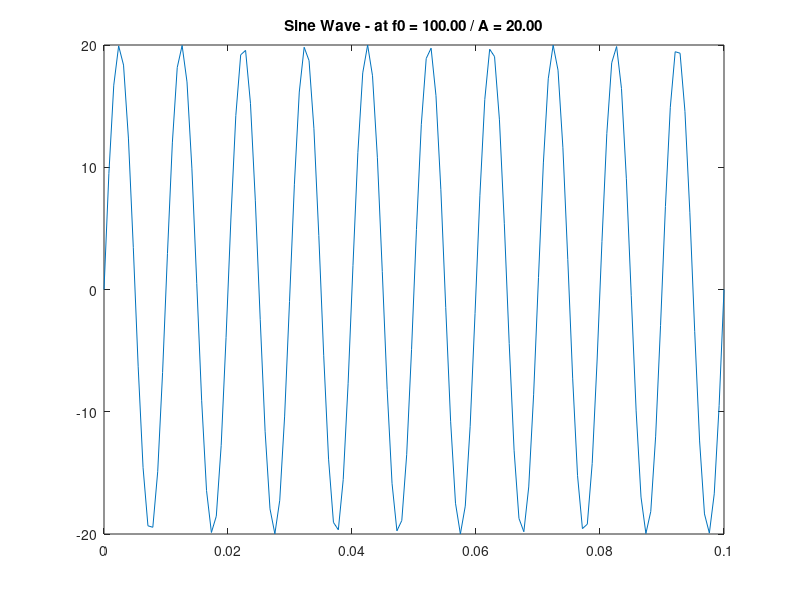
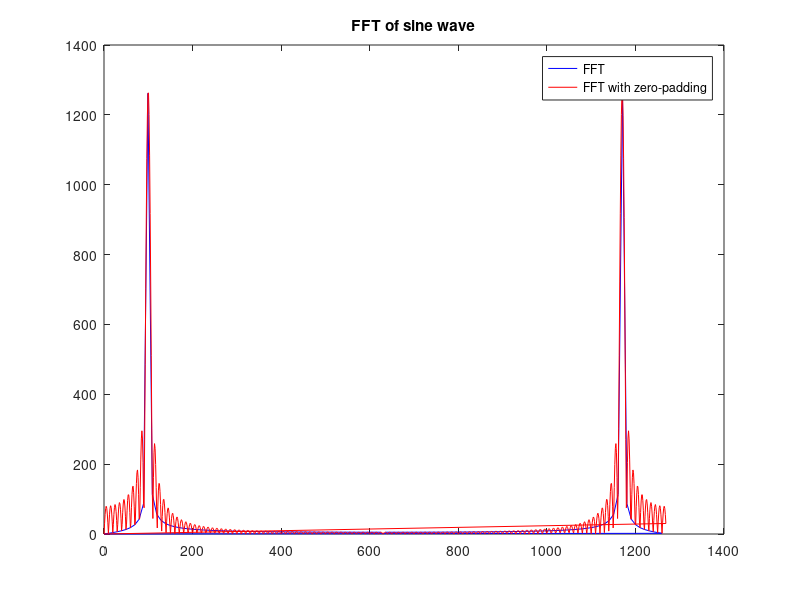

These charts were generated, in order, by the following MATLAB code:
%
% Module Conception Electronique / Semestre 5 / Institut d'Optique
% 
% Découverte de Matlab / Signaux et Traitements
%
% Created on 09/Jul/2023
%
% author: Julien Villemejane / LEnsE / IOGS
%

%% Variables
a = 2;
b = 5;
c = a + b

%% Vecteurs
vt = linspace(0, 0.1, 128);
A = 20;
f0 = 100;
vs = A * sin(2*pi*f0*vt);

%% Affichage
figure()
plot(vt, vs)
str = sprintf('Sine Wave - at f0 = %.2f / A = %.2f', f0, A);
title(str);

%% Transformée de Fourier
fft_vs = fft(vs);
fft_vs_shift = fftshift(fft_vs);
vt_size = length(vt);
n_padding = 8;
fft_vs_padding = fft(vs, n_padding*vt_size);
fft_vs_padding_shift = fftshift(fft_vs_padding);

% Axe des fréquences
Fe = 1 / (vt(2)-vt(1));
freq_fft = linspace(0, Fe-Fe/vt_size, vt_size);
freq_fft_shift = fftshift(freq_fft);
freq_fft_padding = linspace(0, Fe-Fe/(n_padding*vt_size), n_padding*vt_size);
freq_fft_padding_shift = fftshift(freq_fft_padding);

% Figure
figure()
plot(freq_fft_shift, abs(fft_vs_shift), 'b')
hold on
plot(freq_fft_padding_shift, abs(fft_vs_padding_shift), 'r')
title('FFT of sine wave')
legend('FFT','FFT with zero-padding')